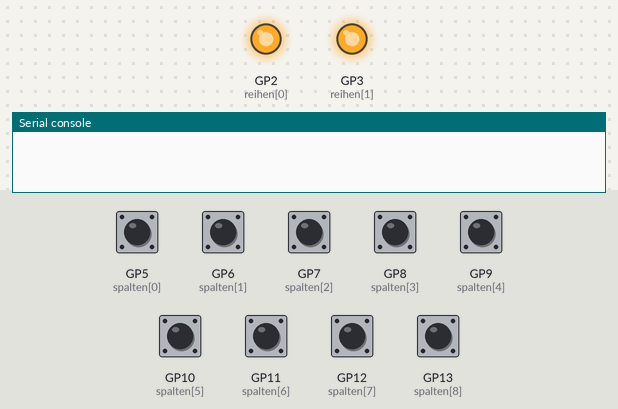
Recording of a program running on a simulated Raspberry Pi Pico running MicroPython. On the bench: output pins drawn as LEDs (lit = HIGH), the last lines printed to the serial console. Dashed ring = blinking. Inputs (shaded band) come from the test bench; at power-on: GP5 (spalten[0]), GP6 (spalten[1]), GP7 (spalten[2]), GP8 (spalten[3]), GP9 (spalten[4]), GP10 (spalten[5]), GP11 (spalten[6]), GP12 (spalten[7]), GP13 (spalten[8]) HIGH. Pins used as bus, display or sensor lines are not drawn.

Above: at 1.2 s.
1.3 s: GP5 (spalten[0]) pulled LOW for 1 s
At 1.65 s:
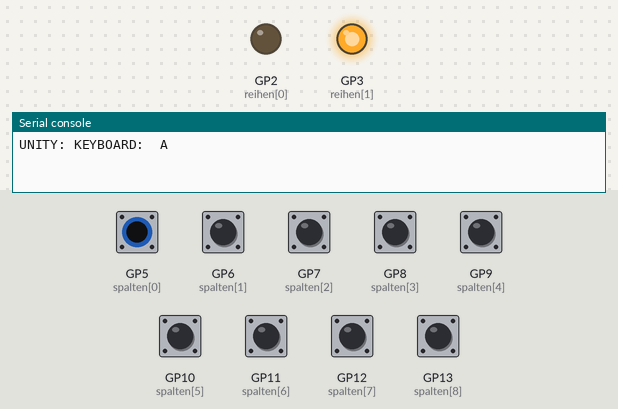
3.8 s: GP6 (spalten[1]) pulled LOW for 0.15 s
At 5.1 s:
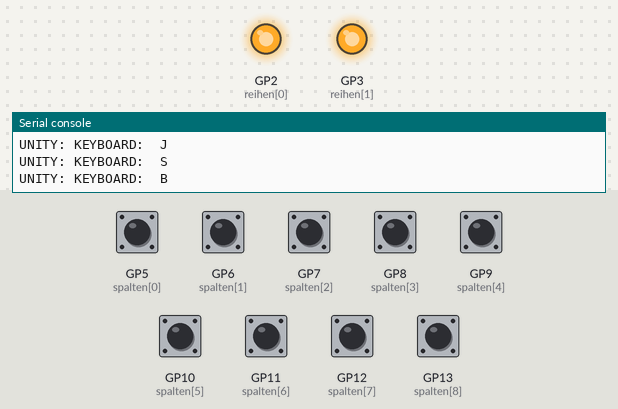
5.4 s: GP13 (spalten[8]) pulled LOW for 1 s
At 5.86 s:
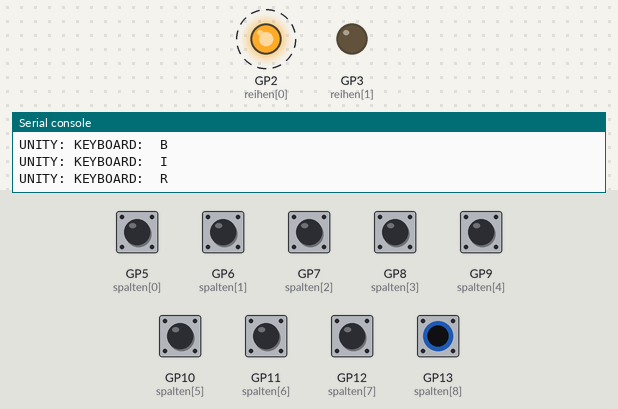
7.9 s: GP7 (spalten[2]) pulled LOW for 1 s
At 8.57 s:
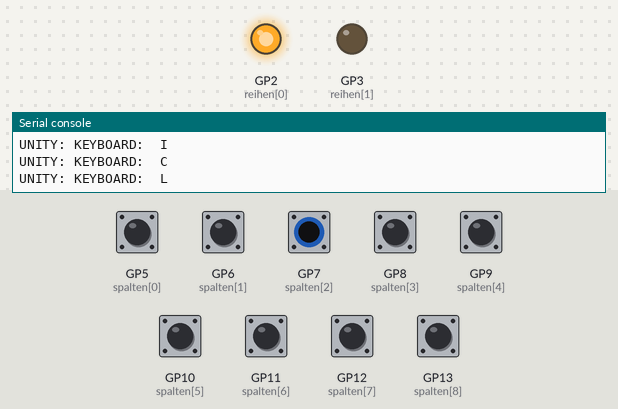
10.4 s: GP8 (spalten[3]) pulled LOW for 0.15 s
At 11.7 s:
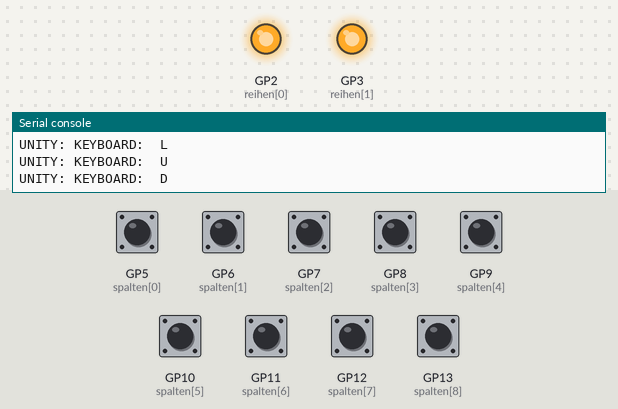
12.0 s: GP9 (spalten[4]) pulled LOW for 0.15 s
At 12.17 s:
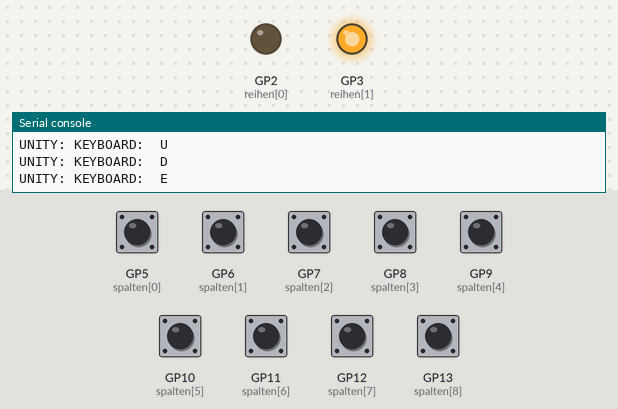
Timing chart, 0 to 14.6 s (numbered marks = the images above; inputs shaded):
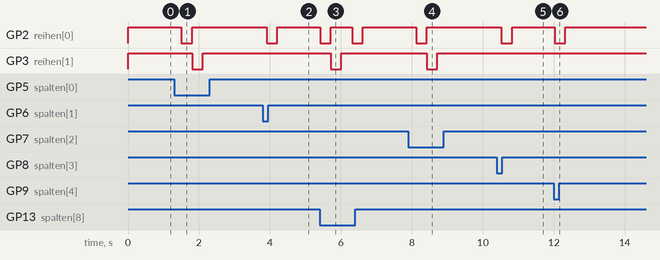

Measured:
- after the input at 1.3 s, GP2 (reihen[0]): HIGH → LOW after 0.20 s, → HIGH 0.30 s later; GP3 (reihen[1]): HIGH → LOW after 0.51 s, → HIGH 0.30 s later
- after the input at 3.8 s, GP2 (reihen[0]): HIGH → LOW after 0.11 s, → HIGH 0.30 s later
- after the input at 5.4 s, GP2 (reihen[0]): alternates HIGH for 0.60 s and LOW for 0.30 s, 4 changes in all, then stays HIGH, starting at once; GP3 (reihen[1]): HIGH → LOW after 0.31 s, → HIGH 0.30 s later
- after the input at 7.9 s, GP2 (reihen[0]): HIGH → LOW after 0.22 s, → HIGH 0.30 s later; GP3 (reihen[1]): HIGH → LOW after 0.52 s, → HIGH 0.30 s later
- after the input at 10.4 s, GP2 (reihen[0]): HIGH → LOW after 0.13 s, → HIGH 0.30 s later
- after the input at 12.0 s, GP2 (reihen[0]): HIGH → LOW at once, → HIGH 0.30 s later

The program:

Tastatur_Schaltung.py
```python
import time
from machine import Pin
import sys


# Reihen + GPIO 2-4
reihen = [Pin(i, Pin.OUT) for i in range(2, 5)]

# Spalten + GPIO 5-13
spalten = [Pin(i, Pin.IN, Pin.PULL_UP) for i in range(5, 14)]

# Tastenzuordnung: [Reihe][Spalte]
tastenfeld = [
    ['A', 'B', 'C', 'D', 'E', 'F', 'G', 'H', 'I'],    # Reihe 0
    ['J', 'K', 'L', 'M', 'N', 'O', 'P', 'Q', 'R'],    # Reihe 1
    ['S', 'T', 'U', 'V', 'W', 'X', 'Y', 'Z', None]    # Reihe 2 (letztes Feld leer)
]

def tasten_scannen():
    for reihen_index in range(len(reihen)):
        for r in range(len(reihen)):
            reihen[r].value(1)

        reihen[reihen_index].value(0)

        for spalten_index in range(len(spalten)):
            if not spalten[spalten_index].value():
                taste = tastenfeld[reihen_index][spalten_index]
                if taste is not None:
                    print("UNITY: KEYBOARD: ", taste)
                    time.sleep(0.3)

while True:
    tasten_scannen()
    time.sleep(0.3) 
```
